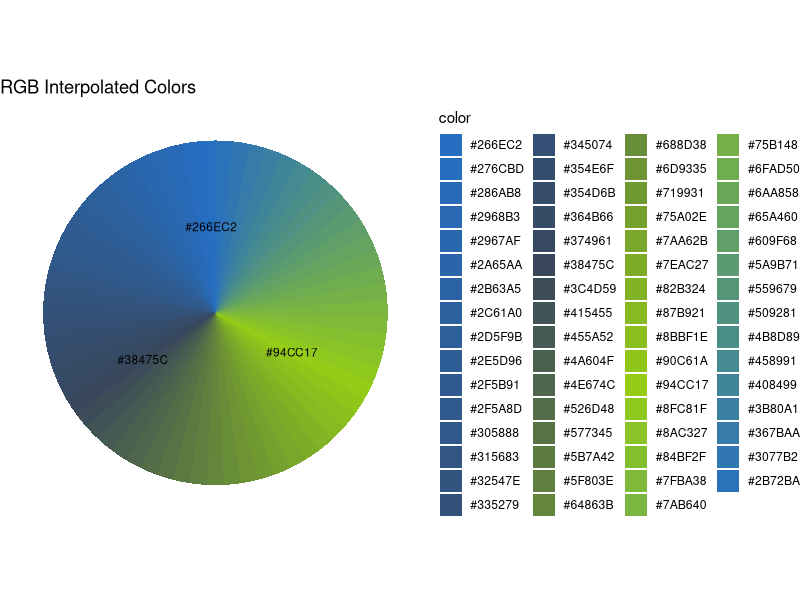
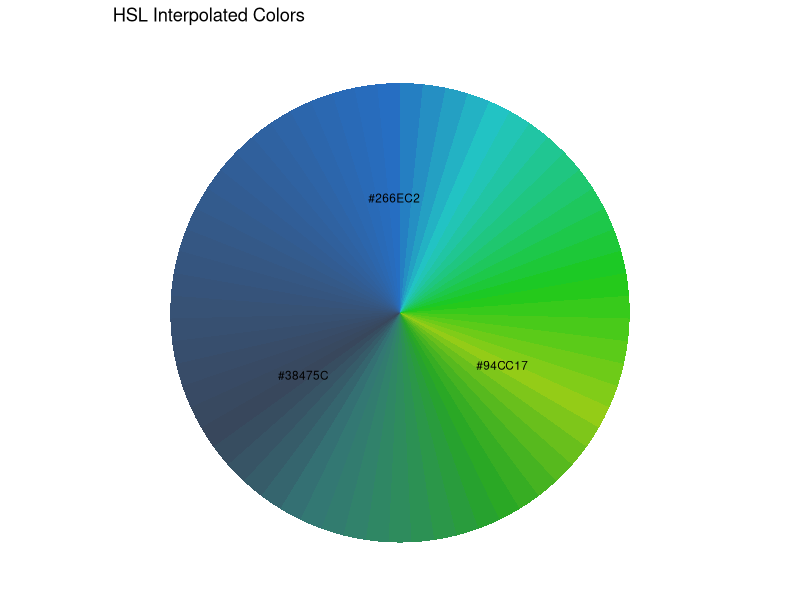

The R source for these figures, in order:
## ---- chunk 1
library(grDevices)  # for col2rgb and rgb
library(colorspace) # for HLS interpolation
library(patchwork)  # for combining plots
library(ggplot2)    # for visualization
library(dplyr)      # for data minipulation 
# 
unique_preserve_order <- function(x) {
  x[!duplicated(x)]
}


# RGB interpolation
interpolate_hex_rgb <- function(hex_colors, n_intermediate = 3) {
  result <- c()
  n <- length(hex_colors)

  
  for(i in 1:(length(hex_colors))) {
    col1 <- col2rgb(hex_colors[i]) / 255
    col2 <- col2rgb(hex_colors[(i %% n) + 1]) / 255  # wrap around to first color
    
    # create sequence for each channel
    r_seq <- seq(col1[1], col2[1], length.out = n_intermediate + 2)
    g_seq <- seq(col1[2], col2[2], length.out = n_intermediate + 2)
    b_seq <- seq(col1[3], col2[3], length.out = n_intermediate + 2)
    
    # combine and convert to HEX
    pair_colors <- mapply(function(r,g,b) rgb(r,g,b), r_seq, g_seq, b_seq)
    
    result <- c(result, pair_colors)
  }
  
  # avoid duplicating the last color of previous segment
  unique_preserve_order(result)
}

# HSL interpolation
interpolate_hex_hsl <- function(hex_colors, n_intermediate = 3) {
  result <- c()
  n <- length(hex_colors)

  
  for(i in 1:(length(hex_colors))) {
    col1 <- as(colorspace::hex2RGB(hex_colors[i]), "HLS")@coords
    col2 <- as(colorspace::hex2RGB(hex_colors[(i %% n) + 1]), "HLS")@coords  # wrap around
    
    # create sequence for each H, L, S
    h_seq <- seq(col1[1], col2[1], length.out = n_intermediate + 2)
    l_seq <- seq(col1[2], col2[2], length.out = n_intermediate + 2)
    s_seq <- seq(col1[3], col2[3], length.out = n_intermediate + 2)
    
    # combine and convert to HEX
    pair_colors <- mapply(function(h,l,s) {
      colorspace::hex(colorspace::HLS(h,l,s))
    }, h_seq, l_seq, s_seq)
    

    result <- c(result, pair_colors)
  }
  
  # avoid duplicating the last color of previous segment
  unique_preserve_order(result)
}

 #pie chart helper function
create_pie_chart <- function(colors, title, side_bar = TRUE) {
  colors_unique <- colors[!duplicated(colors)]  # remove duplicates for factor
  
  pie_df <- data.frame(
    value = rep(1, length(colors)),
    color = colors,
    label = NA
    )
  
  # Label only original colors
  original_positions <- seq(1, length(colors), by = n_intermediate + 1)
  pie_df$label[original_positions] <- colors[original_positions]
  
  # Preserve order and remove duplicates
  pie_df$color <- factor(pie_df$color, levels = colors_unique)
  
 pie_chart <-  ggplot(pie_df, aes(x = "", y = value, fill = color)) +
    geom_bar(stat = "identity", width = 1, color = NA) +
    coord_polar(theta = "y") +
    scale_fill_manual(values = colors_unique) +
    geom_text(aes(label = label), position = position_stack(vjust = 0.5), size = 3) +
    theme_void() +
    ggtitle(title)

  if (side_bar == FALSE){
      pie_chart +   theme(legend.position = "none")
  } else (
      pie_chart
  )
  }
## ---- chunk 2
original_colors <- c("#266EC2", "#38475C", "#94CC17")
n_intermediate <- 20

rgb_colors <- interpolate_hex_rgb(original_colors, n_intermediate)
hsl_colors <- interpolate_hex_hsl(original_colors, n_intermediate)

# -----------------------------
# Create pie charts
p_rgb <- create_pie_chart(rgb_colors, "RGB Interpolated Colors")
p_hsl <- create_pie_chart(hsl_colors, "HSL Interpolated Colors", FALSE)

# Combine side by side
p_rgb
p_hsl
